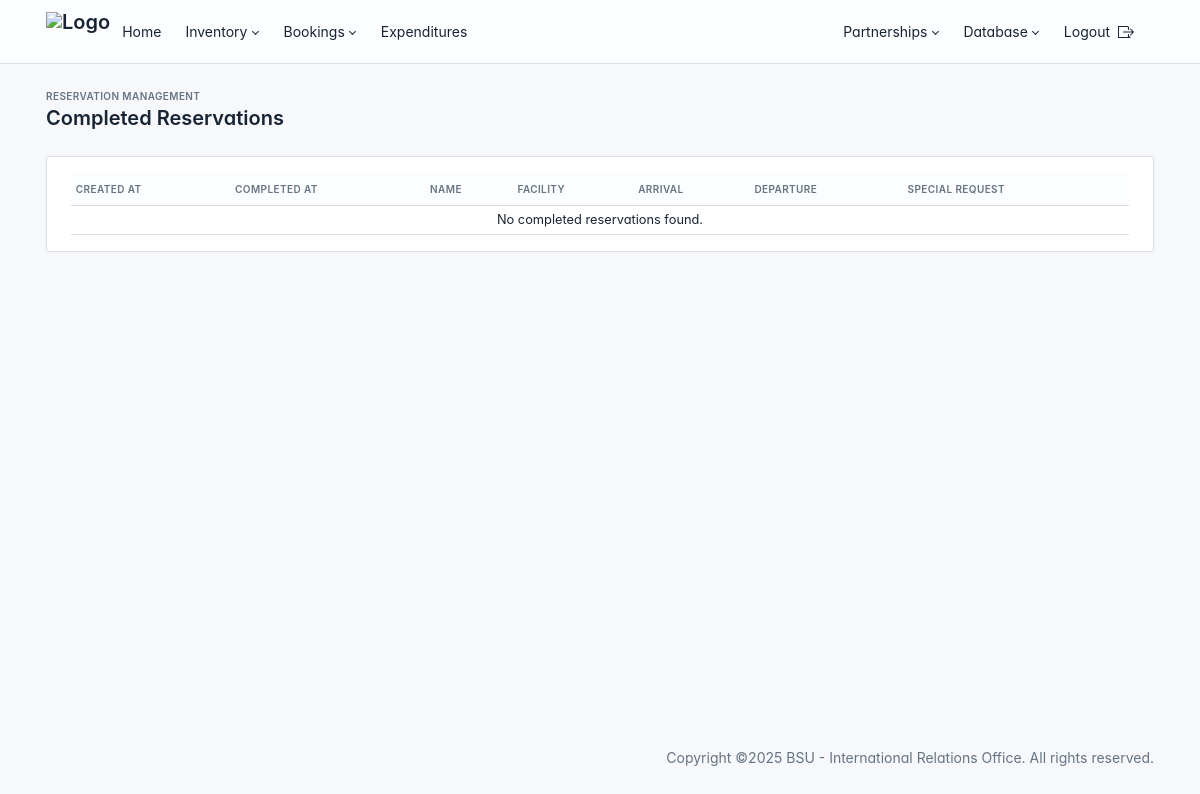
/administrator/completed-reservations/ (signed in), run on an earlier commit of the app's database.
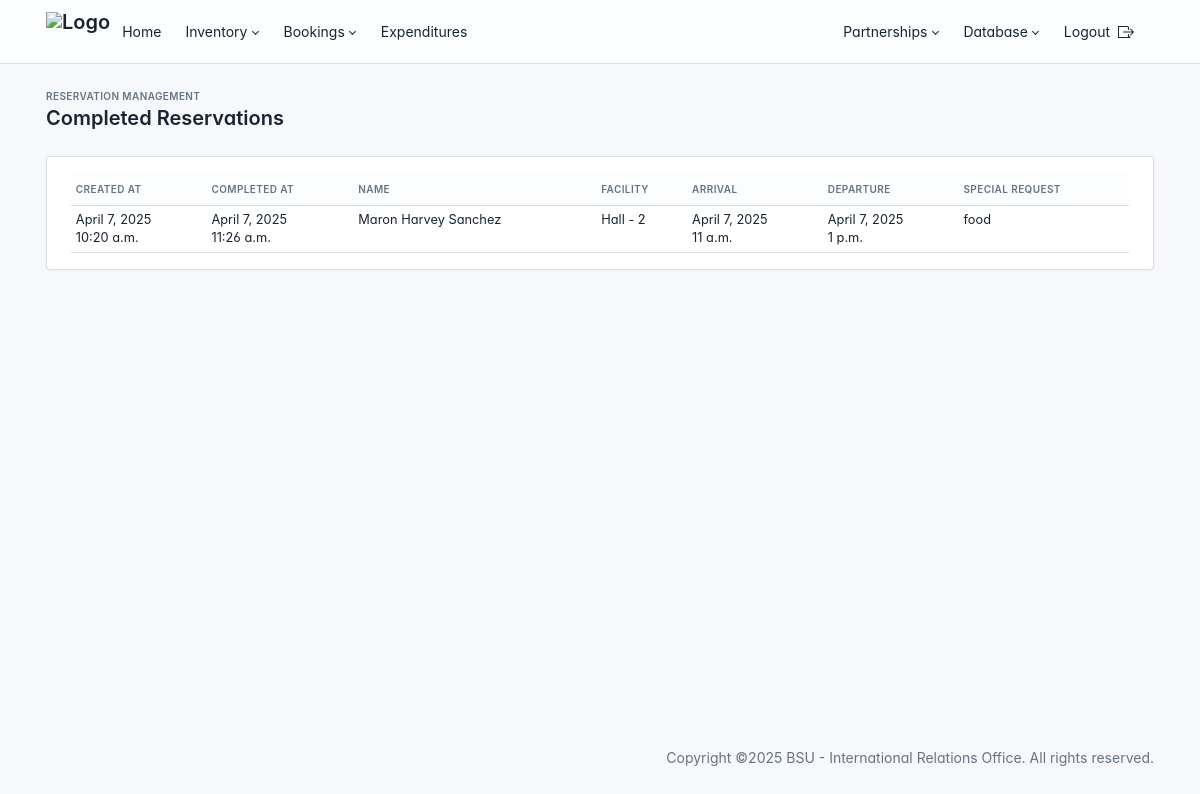
And on a later commit of the database.
### room_reservation/models.py (models this page shows, shortened)
class Reservation(models.Model):
    first_name = models.CharField(max_length=255)  # Guest's first name
    last_name = models.CharField(max_length=255)  # Guest's last name
    college_office_institution = models.CharField(max_length=255, blank=True, null=True)  # Institution/Organization
    email = models.EmailField()  # Guest's email
    phone_number = models.CharField(max_length=20)  # Contact number
    room = models.ForeignKey("Room", on_delete=models.CASCADE, related_name="reservations")
    arrival_date = models.DateField()
    arrival_time = models.TimeField()
    departure_date = models.DateField()
    departure_time = models.TimeField()
    details = models.TextField(blank=True, null=True)  # Additional booking details
    special_request = models.TextField(blank=True, null=True)  # Special requests (e.g., early check-in)
    reason_for_cancelling = models.TextField(blank=True, null=True)  # Reason for cancellation
    cancelled_by = models.CharField(max_length=50, blank=True, null=True)  # Who cancelled (admin/user)
    status = models.CharField(
        max_length=20,
        choices=[
            ("Pending", "Pending"),
            ("Confirmed", "Confirmed"),
            ("Cancelled", "Cancelled"),
            ("Completed", "Completed"),
        ],
        default="Pending",
    )
    cancelled_at = models.DateTimeField(blank=True, null=True)
    completed_at = models.DateTimeField(blank=True, null=True)
    confirmed_at = models.DateTimeField(blank=True, null=True)
    created_at = models.DateTimeField(auto_now_add=True)  # Timestamp for when the reservation was made
    updated_at = models.DateTimeField(auto_now=True)  # Timestamp for last update

class Room(models.Model):
    room_number = models.CharField(max_length=10, unique=True)
    room_type = models.CharField(max_length=50, choices=[("Single", "Single"), ("Double", "Double"), ("Suite", "Suite"), ("Hall", "Hall")])
    is_available = models.BooleanField(default=True)
    capacity = models.PositiveIntegerField()  # Number of people it can accommodate
    description = models.TextField(blank=True, null=True)
    image = models.ImageField(upload_to="rooms/", null=True, blank=True)
    def __str__(self):
        return f"{self.room_type} - {self.room_number}"

### administrator/views.py (the view)
# urls.py: path('completed-reservations/', views.completed_reservations, name='completed_reservations'),
def completed_reservations(request):
    completed_reservations_list = Reservation.objects.filter(
        status="Completed"
    ).order_by("-created_at")
    for reservation in completed_reservations_list:
        reservation.created_at = timezone.localtime(reservation.created_at)
        reservation.completed_at = timezone.localtime(reservation.completed_at)
    paginator = Paginator(completed_reservations_list, 10)
    page_number = request.GET.get('page')
    completed_reservations = paginator.get_page(page_number)
    context = {
        'completed_reservations': completed_reservations,
    }
    return render(request, 'administrator/reservation/completed_reservations.html', context)

### templates/administrator/reservation/completed_reservations.html (shortened to what this page needs)
{% extends "administrator/base.html" %}
{% block content %}
<div class="page-wrapper">
    <div class="page-header d-print-none">
        <div class="container-xl">
            <div class="row g-2 align-items-center">
                <div class="col">
                    <div class="page-pretitle">
                        Reservation Management
                    </div>
                    <h2 class="page-title">
                        Completed Reservations
                    </h2>
                </div>
            </div>
        </div>
    </div>
    <div class="page-body container">
        <div class="card">
            <div class="card-body">
                <div class="table-responsive">
                    <table class="table table-sm table-hover">
                        <thead class="thead-dark">
                            <tr>
                                <th>Created At</th>
                                <th>Completed At</th>
                                <th>Name</th>
                                <th>Facility</th>
                                <th>Arrival</th>
                                <th>Departure</th>
                                <th>Special Request</th>
                            </tr>
                        </thead>
                        <tbody>
                            {% for reservation in completed_reservations %}
                                <tr>
                                    <td>
                                        {{ reservation.created_at.date }}<br>
                                        {{ reservation.created_at.time }}
                                    </td>
                                    <td>
                                        {{ reservation.completed_at.date }}<br>
                                        {{ reservation.completed_at.time }}
                                    </td>
                                    <td>{{ reservation.first_name }} {{ reservation.last_name }}</td>
                                    <td>{{ reservation.room }}</td>
                                    <td>
                                        {{ reservation.arrival_date }}<br>
                                        {{ reservation.arrival_time }}
                                    </td>
                                    <td>
                                        {{ reservation.departure_date }}<br>
                                        {{ reservation.departure_time }}
                                    </td>
                                    <td>{{ reservation.special_request|default:"None" }}</td>
                                </tr>
                            {% empty %}
                                <tr>
                                    <td colspan="11" class="text-center">No completed reservations found.</td>
                                </tr>
                            {% endfor %}
                        </tbody>
                    </table>
                </div>
            </div>
        </div>
    </div>
</div>
{% endblock %}

What changed in the data, as far as the page shows it:
added Reservation: created_at "April 7, 2025", created_at.time "10:20 a.m.", completed_at "April 7, 2025", completed_at.time "11:26 a.m.", first_name "Maron Harvey", last_name "Sanchez", room "Hall - 2", arrival_date "April 7, 2025", arrival_time "11 a.m.", departure_date "April 7, 2025", departure_time "1 p.m.", special_request "food"
Also different on the page:
text no longer shown: "No completed reservations found."
